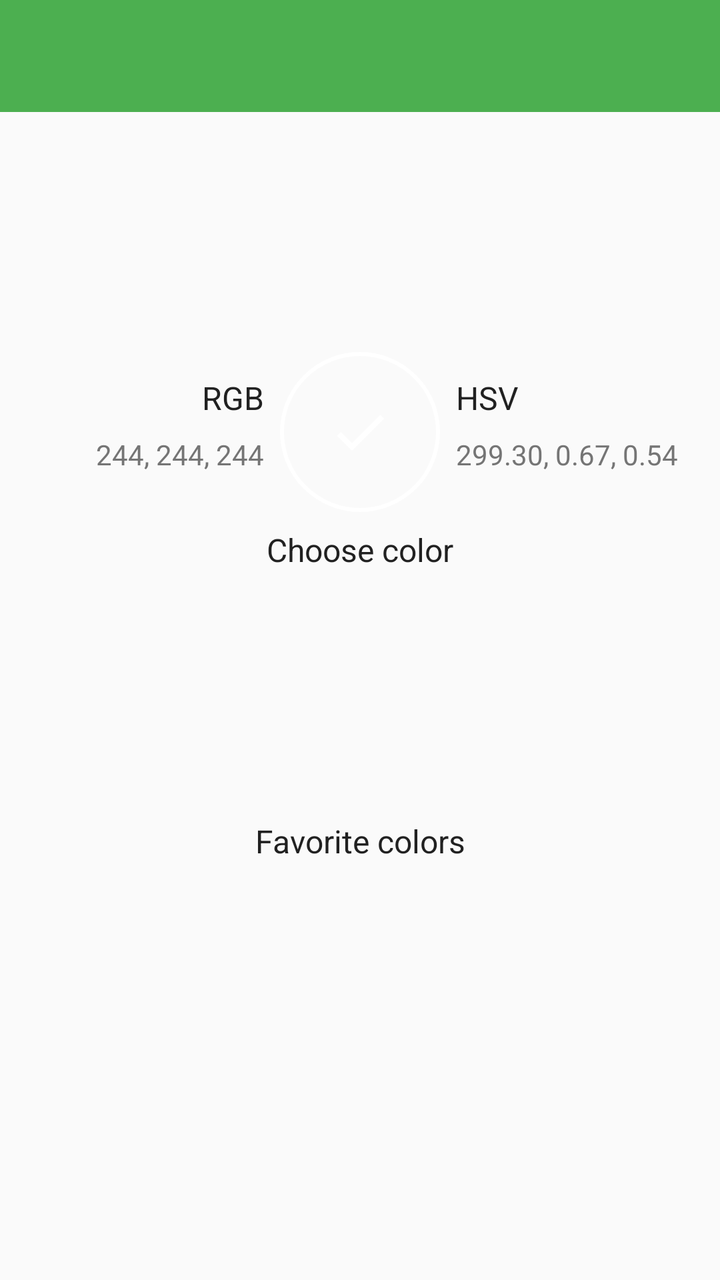
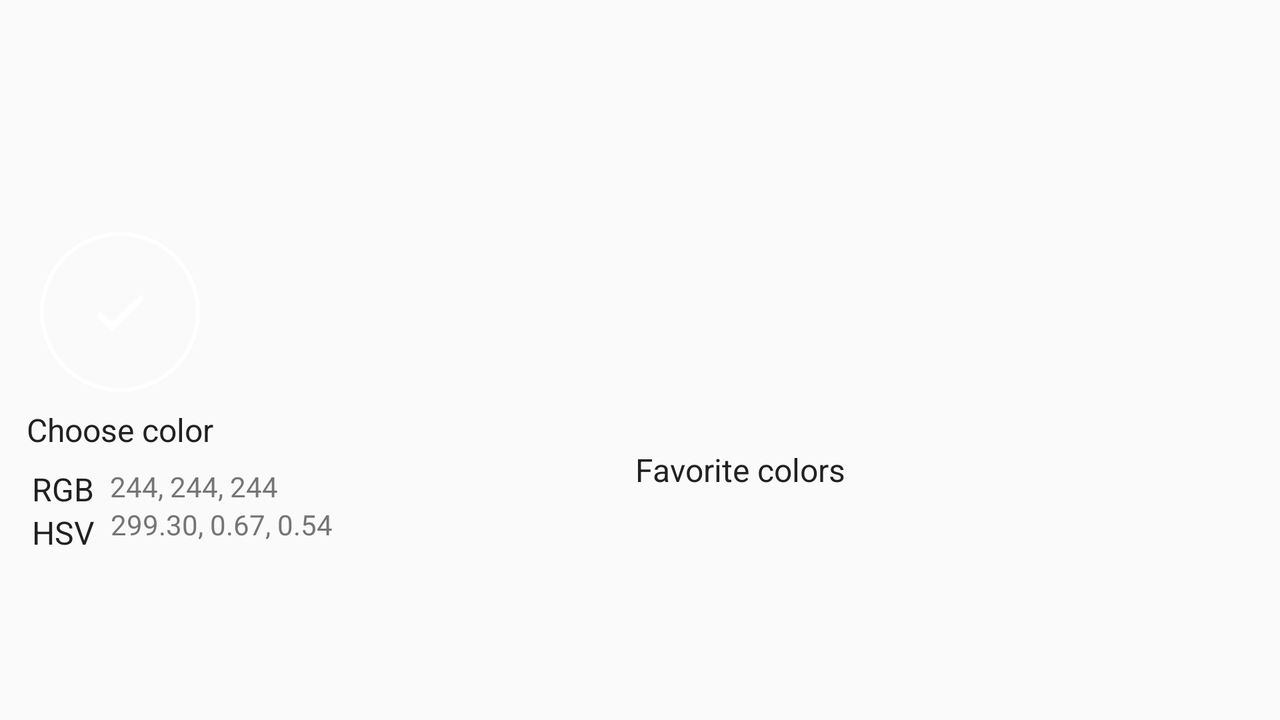

First picture: res/layout/ on a phone held upright. Second picture: the repository's own variant of that layout, on a device whose configuration matches the variant's folder. Source for both follows.
<!-- AndroidManifest.xml: activity theme AppTheme.NoActionBar -->
<!-- res/layout/activity_colorpicker.xml -->
<?xml version="1.0" encoding="utf-8"?>
<android.support.constraint.ConstraintLayout
    xmlns:android="http://schemas.android.com/apk/res/android"
    xmlns:app="http://schemas.android.com/apk/res-auto"
    xmlns:tools="http://schemas.android.com/tools"
    android:layout_width="match_parent"
    android:layout_height="match_parent"
    tools:context="com.example.mborzenkov.readlaterlist.fragments.ColorPickerFragment"
    >

    <android.support.v7.widget.Toolbar
        android:id="@+id/toolbar_colorpicker"
        app:layout_constraintTop_toTopOf="parent"
        app:layout_constraintLeft_toLeftOf="parent"
        app:layout_constraintRight_toRightOf="parent"
        style="@style/Toolbar"
        />

    <HorizontalScrollView
        android:id="@+id/horizontalScrollView"
        android:layout_width="0dp"
        android:layout_height="wrap_content"
        app:layout_constraintHorizontal_bias="1.0"
        app:layout_constraintLeft_toLeftOf="parent"
        app:layout_constraintRight_toRightOf="parent"
        app:layout_constraintTop_toBottomOf="@+id/toolbar_colorpicker"
        tools:minHeight="@dimen/height_horizontalscrollview_default"
        >

        <LinearLayout
            android:id="@+id/linearLayout_main"
            android:layout_width="wrap_content"
            android:layout_height="wrap_content"
            android:orientation="horizontal"
            />

    </HorizontalScrollView>

    <ImageButton
        android:id="@+id/imageButton_chosen"
        android:layout_width="80dp"
        android:layout_height="80dp"
        android:layout_margin="@dimen/margin_circle_huge"
        android:layout_marginTop="@dimen/marginhorizontal_normal"
        android:onClick="clickOnChosenSquare"
        app:layout_constraintLeft_toLeftOf="parent"
        app:layout_constraintRight_toRightOf="parent"
        app:layout_constraintTop_toBottomOf="@+id/horizontalScrollView"
        app:srcCompat="@drawable/ic_check_24dp"
        android:contentDescription="@string/colorpicker_chosen_label"
        style="@style/ColorPicker.ColoredCircle.Chosen"
        />

    <TextView
        android:id="@+id/textView_chosen"
        android:layout_width="wrap_content"
        android:layout_height="wrap_content"
        android:layout_marginTop="@dimen/marginvertical_small"
        app:layout_constraintTop_toBottomOf="@+id/imageButton_chosen"
        app:layout_constraintLeft_toLeftOf="parent"
        app:layout_constraintRight_toRightOf="parent"
        android:text="@string/colorpicker_chosen_label"
        style="@style/Text.Primary"
        />

    <LinearLayout
        android:id="@+id/linearlayout_filterdrawer_favorites"
        android:layout_width="wrap_content"
        android:layout_height="wrap_content"
        android:orientation="horizontal"
        android:layout_marginTop="@dimen/marginhorizontal_normal"
        app:layout_constraintLeft_toLeftOf="parent"
        app:layout_constraintRight_toRightOf="parent"
        app:layout_constraintTop_toBottomOf="@+id/textView_chosen"
        tools:minHeight="@dimen/height_horizontalscrollview_default"
        />

    <TextView
        android:id="@+id/textView_favorites"
        android:layout_width="wrap_content"
        android:layout_height="wrap_content"
        android:layout_marginTop="@dimen/marginvertical_small"
        app:layout_constraintTop_toBottomOf="@+id/linearlayout_filterdrawer_favorites"
        app:layout_constraintLeft_toLeftOf="parent"
        app:layout_constraintRight_toRightOf="parent"
        android:text="@string/colorpicker_favorites_label"
        style="@style/Text.Primary"
        />

    <TextView
        android:id="@+id/textView_RGB_label"
        android:layout_width="wrap_content"
        android:layout_height="wrap_content"
        android:layout_marginRight="@dimen/marginhorizontal_small"
        android:layout_marginEnd="@dimen/marginhorizontal_small"
        android:layout_marginTop="@dimen/marginvertical_large"
        app:layout_constraintTop_toBottomOf="@+id/horizontalScrollView"
        app:layout_constraintRight_toLeftOf="@+id/imageButton_chosen"
        android:text="@string/colorpicker_RGB"
        style="@style/Text.Primary"
        />

    <TextView
        android:id="@+id/textView_RGB_value"
        android:layout_width="wrap_content"
        android:layout_height="wrap_content"
        android:layout_marginRight="@dimen/marginvertical_small"
        android:layout_marginEnd="@dimen/marginvertical_small"
        android:layout_marginTop="@dimen/marginvertical_small"
        app:layout_constraintTop_toBottomOf="@+id/textView_RGB_label"
        app:layout_constraintRight_toLeftOf="@+id/imageButton_chosen"
        tools:text="@string/colorpicker_RGB_VAL"
        style="@style/Text.Secondary"
        />

    <TextView
        android:id="@+id/textView_HSV_label"
        android:layout_width="wrap_content"
        android:layout_height="wrap_content"
        android:layout_marginLeft="@dimen/marginhorizontal_small"
        android:layout_marginStart="@dimen/marginhorizontal_small"
        android:layout_marginTop="@dimen/marginvertical_large"
        app:layout_constraintTop_toBottomOf="@+id/horizontalScrollView"
        app:layout_constraintLeft_toRightOf="@+id/imageButton_chosen"
        android:text="@string/colorpicker_HSV"
        style="@style/Text.Primary"
        />

    <TextView
        android:id="@+id/textView_HSV_value"
        android:layout_width="wrap_content"
        android:layout_height="wrap_content"
        android:layout_marginLeft="@dimen/marginvertical_small"
        android:layout_marginStart="@dimen/marginvertical_small"
        android:layout_marginTop="@dimen/marginvertical_small"
        app:layout_constraintTop_toBottomOf="@+id/textView_HSV_label"
        app:layout_constraintLeft_toRightOf="@+id/imageButton_chosen"
        tools:text="@string/colorpicker_HSV_VAL"
        style="@style/Text.Secondary"
        />


</android.support.constraint.ConstraintLayout>
<!-- resources referenced by this layout -->
<resources>
  <dimen name="height_horizontalscrollview_default">100dp</dimen>
  <dimen name="margin_circle_huge">20dp</dimen>
  <dimen name="marginhorizontal_normal">16dp</dimen>
  <dimen name="marginhorizontal_small">8dp</dimen>
  <dimen name="marginvertical_large">32dp</dimen>
  <dimen name="marginvertical_small">8dp</dimen>
  <!-- drawable ic_check_24dp (drawable) -->
  <vector xmlns:android="http://schemas.android.com/apk/res/android"
          android:width="32dp"
          android:height="32dp"
          android:viewportWidth="24.0"
          android:viewportHeight="24.0">
      <path
          android:fillColor="@color/icons"
          android:pathData="M9,16.17L4.83,12l-1.42,1.41L9,19 21,7l-1.41,-1.41z"/>
  </vector>
  <string name="colorpicker_HSV" translatable="false">HSV</string>
  <string name="colorpicker_HSV_VAL" translatable="false">299.30, 0.67, 0.54</string>
  <string name="colorpicker_RGB" translatable="false">RGB</string>
  <string name="colorpicker_RGB_VAL" translatable="false">244, 244, 244</string>
  <string name="colorpicker_chosen_label">Choose color</string>
  <string name="colorpicker_favorites_label">Favorite colors</string>
  <style name="ColorPicker.ColoredCircle.Chosen">
          <item name="android:clickable">true</item>
      </style>
  <style name="Text.Primary">
          <item name="android:textSize">@dimen/size_text_primary</item>
          <item name="android:textColor">@color/primary_text</item>
      </style>
  <style name="Text.Secondary">
          <item name="android:textSize">@dimen/size_text_secondary</item>
          <item name="android:textColor">@color/secondary_text</item>
      </style>
  <style name="Toolbar" parent="AppTheme">
          <item name="android:layout_width">match_parent</item>
          <item name="android:layout_height">?attr/actionBarSize</item>
          <item name="android:background">?attr/colorPrimary</item>
          <item name="android:theme">@style/AppTheme.Toolbar</item>
      </style>
  <style name="AppTheme.NoActionBar">
          <item name="windowActionBar">false</item>
          <item name="windowNoTitle">true</item>
      </style>
  <color name="icons">#FFFFFF</color>
  <dimen name="size_text_primary">16sp</dimen>
  <color name="primary_text">#212121</color>
  <dimen name="size_text_secondary">14sp</dimen>
  <color name="secondary_text">#757575</color>
  <style name="AppTheme" parent="Theme.AppCompat.Light">
          
          <item name="colorPrimary">@color/primary</item>
          <item name="colorPrimaryDark">@color/primary_dark</item>
          <item name="colorAccent">@color/accent</item>
      </style>
  <style name="AppTheme.Toolbar" parent="AppTheme">
          <item name="android:textColorSecondary">@color/icons</item>
      </style>
  <color name="primary">#4CAF50</color>
  <color name="primary_dark">#388E3C</color>
  <color name="accent">#FFC107</color>
</resources>
<!-- res/layout-land/activity_colorpicker.xml (the repository's variant of the layout above) -->
<!-- drawn on the phone turned sideways -->
<?xml version="1.0" encoding="utf-8"?>
<android.support.constraint.ConstraintLayout
    xmlns:android="http://schemas.android.com/apk/res/android"
    xmlns:app="http://schemas.android.com/apk/res-auto"
    xmlns:tools="http://schemas.android.com/tools"
    android:layout_width="match_parent"
    android:layout_height="match_parent"
    tools:context="com.example.mborzenkov.readlaterlist.fragments.ColorPickerFragment"
    >

    <android.support.v7.widget.Toolbar
        android:id="@+id/toolbar_colorpicker"
        app:layout_constraintTop_toTopOf="parent"
        app:layout_constraintLeft_toLeftOf="parent"
        app:layout_constraintRight_toRightOf="parent"
        style="@style/Toolbar"
        android:layout_height="0dp"
        android:layout_width="0dp"/>

    <HorizontalScrollView
        android:id="@+id/horizontalScrollView"
        android:layout_width="0dp"
        android:layout_height="wrap_content"
        app:layout_constraintHorizontal_bias="1.0"
        app:layout_constraintLeft_toLeftOf="parent"
        app:layout_constraintRight_toRightOf="parent"
        app:layout_constraintTop_toBottomOf="@+id/toolbar_colorpicker"
        tools:minHeight="@dimen/height_horizontalscrollview_default"
        >

        <LinearLayout
            android:id="@+id/linearLayout_main"
            android:layout_width="wrap_content"
            android:layout_height="wrap_content"
            android:orientation="horizontal"
            />

    </HorizontalScrollView>

    <ImageButton
        android:id="@+id/imageButton_chosen"
        android:layout_width="80dp"
        android:layout_height="80dp"
        android:layout_marginLeft="@dimen/margin_circle_huge"
        android:layout_marginStart="@dimen/margin_circle_huge"
        android:layout_marginTop="@dimen/marginhorizontal_normal"

        style="@style/ColorPicker.ColoredCircle.Chosen"
        app:layout_constraintLeft_toLeftOf="parent"
        app:layout_constraintTop_toBottomOf="@+id/horizontalScrollView"
        app:srcCompat="@drawable/ic_check_24dp"
        tools:background="@drawable/circle_stroke"
        android:contentDescription="@string/colorpicker_chosen_label"
        />

    <TextView
        android:id="@+id/textView_chosen"
        android:layout_width="wrap_content"
        android:layout_height="wrap_content"
        android:layout_marginTop="@dimen/marginvertical_small"
        app:layout_constraintTop_toBottomOf="@+id/imageButton_chosen"
        app:layout_constraintRight_toRightOf="@+id/imageButton_chosen"
        app:layout_constraintLeft_toLeftOf="@+id/imageButton_chosen"
        android:text="@string/colorpicker_chosen_label"
        style="@style/Text.Primary"
        />

    <LinearLayout
        android:id="@+id/linearlayout_filterdrawer_favorites"
        android:layout_width="wrap_content"
        android:layout_height="wrap_content"
        android:orientation="horizontal"
        android:layout_marginTop="@dimen/marginhorizontal_normal"
        app:layout_constraintLeft_toRightOf="@+id/imageButton_chosen"
        app:layout_constraintRight_toRightOf="parent"
        app:layout_constraintTop_toBottomOf="@+id/horizontalScrollView"
        tools:minHeight="@dimen/height_horizontalscrollview_default"
        />

    <TextView
        android:id="@+id/textView_favorites"
        android:layout_width="wrap_content"
        android:layout_height="wrap_content"
        android:layout_marginTop="@dimen/marginvertical_small"
        app:layout_constraintTop_toBottomOf="@+id/linearlayout_filterdrawer_favorites"
        app:layout_constraintLeft_toLeftOf="@+id/linearlayout_filterdrawer_favorites"
        app:layout_constraintRight_toRightOf="@+id/linearlayout_filterdrawer_favorites"
        android:text="@string/colorpicker_favorites_label"
        style="@style/Text.Primary"
        />

    <TextView
        android:id="@+id/textView_RGB_label"
        android:layout_width="wrap_content"
        android:layout_height="wrap_content"
        android:layout_marginLeft="@dimen/marginhorizontal_normal"
        android:layout_marginStart="@dimen/marginhorizontal_normal"
        android:layout_marginTop="@dimen/marginvertical_small"
        app:layout_constraintTop_toBottomOf="@+id/textView_chosen"
        app:layout_constraintLeft_toLeftOf="parent"
        android:text="@string/colorpicker_RGB"
        style="@style/Text.Primary"
        />

    <TextView
        android:id="@+id/textView_RGB_value"
        android:layout_width="wrap_content"
        android:layout_height="wrap_content"
        android:layout_marginLeft="@dimen/marginhorizontal_small"
        android:layout_marginStart="@dimen/marginhorizontal_small"
        android:layout_marginTop="@dimen/marginvertical_small"
        app:layout_constraintLeft_toRightOf="@+id/textView_RGB_label"
        app:layout_constraintTop_toBottomOf="@+id/textView_chosen"
        tools:text="@string/colorpicker_RGB_VAL"
        style="@style/Text.Secondary"
        />

    <TextView
        android:id="@+id/textView_HSV_label"
        android:layout_width="wrap_content"
        android:layout_height="wrap_content"
        android:layout_marginLeft="@dimen/marginhorizontal_normal"
        android:layout_marginStart="@dimen/marginhorizontal_normal"
        app:layout_constraintTop_toBottomOf="@+id/textView_RGB_label"
        app:layout_constraintLeft_toLeftOf="parent"
        android:text="@string/colorpicker_HSV"
        style="@style/Text.Primary"
        />

    <TextView
        android:id="@+id/textView_HSV_value"
        android:layout_width="wrap_content"
        android:layout_height="wrap_content"
        android:layout_marginLeft="@dimen/marginhorizontal_small"
        android:layout_marginStart="@dimen/marginhorizontal_small"
        app:layout_constraintLeft_toRightOf="@+id/textView_HSV_label"
        app:layout_constraintTop_toBottomOf="@+id/textView_RGB_value"
        tools:text="@string/colorpicker_HSV_VAL"
        style="@style/Text.Secondary"
        />


</android.support.constraint.ConstraintLayout>
<!-- resources referenced by the variant -->
<!-- as the phone turned sideways resolves them -->
<resources>
  <dimen name="height_horizontalscrollview_default">100dp</dimen>
  <dimen name="margin_circle_huge">20dp</dimen>
  <dimen name="marginhorizontal_normal">16dp</dimen>
  <dimen name="marginhorizontal_small">8dp</dimen>
  <dimen name="marginvertical_small">8dp</dimen>
  <!-- drawable circle_stroke (drawable) -->
  <?xml version="1.0" encoding="utf-8"?>
  <shape
      xmlns:android="http://schemas.android.com/apk/res/android"
      xmlns:tools="http://schemas.android.com/tools"
      android:shape="oval" >
  
      <solid
          android:color="@android:color/transparent"/>
  
      <stroke
          android:width="2dp"
          android:color="@color/circle_stroke" />
  
  </shape>
  <!-- drawable ic_check_24dp (drawable) -->
  <vector xmlns:android="http://schemas.android.com/apk/res/android"
          android:width="32dp"
          android:height="32dp"
          android:viewportWidth="24.0"
          android:viewportHeight="24.0">
      <path
          android:fillColor="@color/icons"
          android:pathData="M9,16.17L4.83,12l-1.42,1.41L9,19 21,7l-1.41,-1.41z"/>
  </vector>
  <string name="colorpicker_HSV" translatable="false">HSV</string>
  <string name="colorpicker_HSV_VAL" translatable="false">299.30, 0.67, 0.54</string>
  <string name="colorpicker_RGB" translatable="false">RGB</string>
  <string name="colorpicker_RGB_VAL" translatable="false">244, 244, 244</string>
  <string name="colorpicker_chosen_label">Choose color</string>
  <string name="colorpicker_favorites_label">Favorite colors</string>
  <style name="ColorPicker.ColoredCircle.Chosen">
          <item name="android:clickable">true</item>
      </style>
  <style name="Text.Primary">
          <item name="android:textSize">@dimen/size_text_primary</item>
          <item name="android:textColor">@color/primary_text</item>
      </style>
  <style name="Text.Secondary">
          <item name="android:textSize">@dimen/size_text_secondary</item>
          <item name="android:textColor">@color/secondary_text</item>
      </style>
  <style name="Toolbar" parent="AppTheme">
          <item name="android:layout_width">match_parent</item>
          <item name="android:layout_height">?attr/actionBarSize</item>
          <item name="android:background">?attr/colorPrimary</item>
          <item name="android:theme">@style/AppTheme.Toolbar</item>
      </style>
  <style name="AppTheme.NoActionBar">
          <item name="windowActionBar">false</item>
          <item name="windowNoTitle">true</item>
      </style>
  <color name="circle_stroke">#ffffff</color>
  <color name="icons">#FFFFFF</color>
  <dimen name="size_text_primary">16sp</dimen>
  <color name="primary_text">#212121</color>
  <dimen name="size_text_secondary">14sp</dimen>
  <color name="secondary_text">#757575</color>
  <style name="AppTheme" parent="Theme.AppCompat.Light">
          
          <item name="colorPrimary">@color/primary</item>
          <item name="colorPrimaryDark">@color/primary_dark</item>
          <item name="colorAccent">@color/accent</item>
      </style>
  <style name="AppTheme.Toolbar" parent="AppTheme">
          <item name="android:textColorSecondary">@color/icons</item>
      </style>
  <color name="primary">#4CAF50</color>
  <color name="primary_dark">#388E3C</color>
  <color name="accent">#FFC107</color>
</resources>
